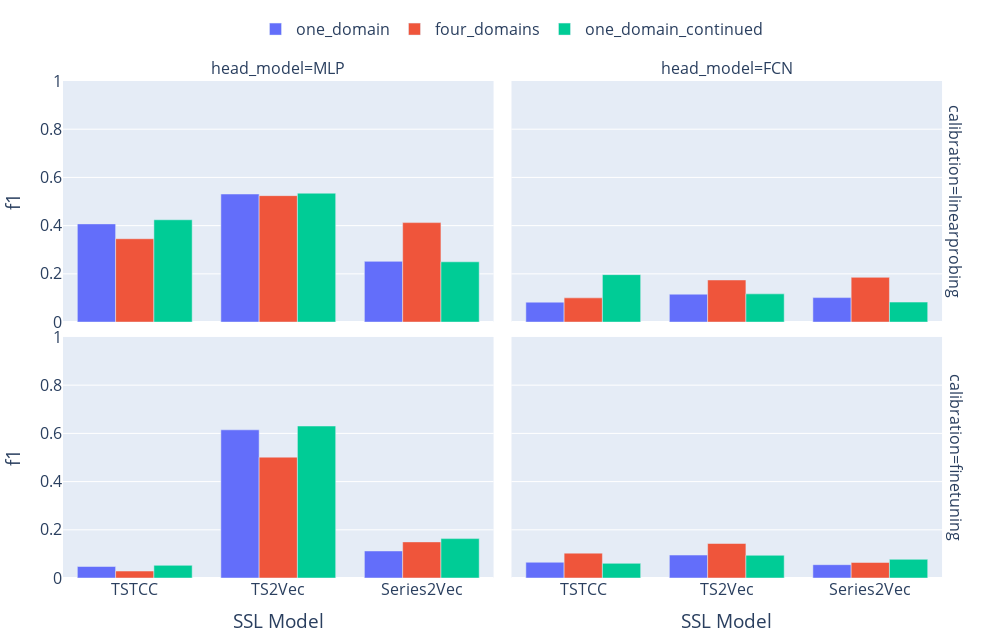

Notebook cell for this chart:
### Code cell
fig = px.bar(fragment_result, x='ssl_model', y='f1', color='scenario', 
             facet_row='calibration', facet_col='head_model', barmode='group',
             labels={'ssl_model': 'SSL Model', 'acc': 'Accuracy', 'scenario': 'Scenario'},)

fig.update_yaxes(range=[0, 1])
fig.update_layout(height=640, width=1000, font_size=16, 
                  legend_title_text="",
                  margin=dict(l=40, r=40, b=30, t=80),
                  showlegend=True,
                  legend=dict(orientation="h", yanchor="bottom", y=1.07, xanchor="center", x=0.5)
)

### Figure 1 — Plotly figure (JSON) as saved in the notebook; plotly's stock layout.template omitted (floating-point values rounded to 4 significant figures)
{"data": [{"alignmentgroup": "True", "hovertemplate": "Scenario=one_domain<br>calibration=linearprobing<br>head_model=MLP<br>SSL Model=%{x}<br>f1=%{y}<extra></extra>", "legendgroup": "one_domain", "marker": {"color": "#636efa", "pattern": {"shape": ""}}, "name": "one_domain", "offsetgroup": "one_domain", "orientation": "v", "showlegend": true, "textposition": "auto", "type": "bar", "x": ["TSTCC", "TS2Vec", "Series2Vec"], "xaxis": "x3", "y": [0.4072, 0.5312, 0.2517], "yaxis": "y3"}, {"alignmentgroup": "True", "hovertemplate": "Scenario=one_domain<br>calibration=linearprobing<br>head_model=FCN<br>SSL Model=%{x}<br>f1=%{y}<extra></extra>", "legendgroup": "one_domain", "marker": {"color": "#636efa", "pattern": {"shape": ""}}, "name": "one_domain", "offsetgroup": "one_domain", "orientation": "v", "showlegend": false, "textposition": "auto", "type": "bar", "x": ["TSTCC", "TS2Vec", "Series2Vec"], "xaxis": "x4", "y": [0.0825, 0.1155, 0.1014], "yaxis": "y4"}, {"alignmentgroup": "True", "hovertemplate": "Scenario=one_domain<br>calibration=finetuning<br>head_model=MLP<br>SSL Model=%{x}<br>f1=%{y}<extra></extra>", "legendgroup": "one_domain", "marker": {"color": "#636efa", "pattern": {"shape": ""}}, "name": "one_domain", "offsetgroup": "one_domain", "orientation": "v", "showlegend": false, "textposition": "auto", "type": "bar", "x": ["TSTCC", "TS2Vec", "Series2Vec"], "xaxis": "x", "y": [0.0477, 0.6147, 0.1122], "yaxis": "y"}, {"alignmentgroup": "True", "hovertemplate": "Scenario=one_domain<br>calibration=finetuning<br>head_model=FCN<br>SSL Model=%{x}<br>f1=%{y}<extra></extra>", "legendgroup": "one_domain", "marker": {"color": "#636efa", "pattern": {"shape": ""}}, "name": "one_domain", "offsetgroup": "one_domain", "orientation": "v", "showlegend": false, "textposition": "auto", "type": "bar", "x": ["TSTCC", "TS2Vec", "Series2Vec"], "xaxis": "x2", "y": [0.0653, 0.0952, 0.0553], "yaxis": "y2"}, {"alignmentgroup": "True", "hovertemplate": "Scenario=four_domains<br>calibration=linearprobing<br>head_model=MLP<br>SSL Model=%{x}<br>f1=%{y}<extra></extra>", "legendgroup": "four_domains", "marker": {"color": "#EF553B", "pattern": {"shape": ""}}, "name": "four_domains", "offsetgroup": "four_domains", "orientation": "v", "showlegend": true, "textposition": "auto", "type": "bar", "x": ["TSTCC", "TS2Vec", "Series2Vec"], "xaxis": "x3", "y": [0.3457, 0.5244, 0.4125], "yaxis": "y3"}, {"alignmentgroup": "True", "hovertemplate": "Scenario=four_domains<br>calibration=linearprobing<br>head_model=FCN<br>SSL Model=%{x}<br>f1=%{y}<extra></extra>", "legendgroup": "four_domains", "marker": {"color": "#EF553B", "pattern": {"shape": ""}}, "name": "four_domains", "offsetgroup": "four_domains", "orientation": "v", "showlegend": false, "textposition": "auto", "type": "bar", "x": ["TSTCC", "TS2Vec", "Series2Vec"], "xaxis": "x4", "y": [0.1003, 0.1745, 0.1855], "yaxis": "y4"}, {"alignmentgroup": "True", "hovertemplate": "Scenario=four_domains<br>calibration=finetuning<br>head_model=MLP<br>SSL Model=%{x}<br>f1=%{y}<extra></extra>", "legendgroup": "four_domains", "marker": {"color": "#EF553B", "pattern": {"shape": ""}}, "name": "four_domains", "offsetgroup": "four_domains", "orientation": "v", "showlegend": false, "textposition": "auto", "type": "bar", "x": ["TSTCC", "TS2Vec", "Series2Vec"], "xaxis": "x", "y": [0.0289, 0.5013, 0.1498], "yaxis": "y"}, {"alignmentgroup": "True", "hovertemplate": "Scenario=four_domains<br>calibration=finetuning<br>head_model=FCN<br>SSL Model=%{x}<br>f1=%{y}<extra></extra>", "legendgroup": "four_domains", "marker": {"color": "#EF553B", "pattern": {"shape": ""}}, "name": "four_domains", "offsetgroup": "four_domains", "orientation": "v", "showlegend": false, "textposition": "auto", "type": "bar", "x": ["TSTCC", "TS2Vec", "Series2Vec"], "xaxis": "x2", "y": [0.1032, 0.1431, 0.0645], "yaxis": "y2"}, {"alignmentgroup": "True", "hovertemplate": "Scenario=one_domain_continued<br>calibration=linearprobing<br>head_model=MLP<br>SSL Model=%{x}<br>f1=%{y}<extra></extra>", "legendgroup": "one_domain_continued", "marker": {"color": "#00cc96", "pattern": {"shape": ""}}, "name": "one_domain_continued", "offsetgroup": "one_domain_continued", "orientation": "v", "showlegend": true, "textposition": "auto", "type": "bar", "x": ["Series2Vec", "TS2Vec", "TSTCC"], "xaxis": "x3", "y": [0.2499, 0.5345, 0.4243], "yaxis": "y3"}, {"alignmentgroup": "True", "hovertemplate": "Scenario=one_domain_continued<br>calibration=linearprobing<br>head_model=FCN<br>SSL Model=%{x}<br>f1=%{y}<extra></extra>", "legendgroup": "one_domain_continued", "marker": {"color": "#00cc96", "pattern": {"shape": ""}}, "name": "one_domain_continued", "offsetgroup": "one_domain_continued", "orientation": "v", "showlegend": false, "textposition": "auto", "type": "bar", "x": ["Series2Vec", "TS2Vec", "TSTCC"], "xaxis": "x4", "y": [0.0828, 0.1169, 0.1967], "yaxis": "y4"}, {"alignmentgroup": "True", "hovertemplate": "Scenario=one_domain_continued<br>calibration=finetuning<br>head_model=MLP<br>SSL Model=%{x}<br>f1=%{y}<extra></extra>", "legendgroup": "one_domain_continued", "marker": {"color": "#00cc96", "pattern": {"shape": ""}}, "name": "one_domain_continued", "offsetgroup": "one_domain_continued", "orientation": "v", "showlegend": false, "textposition": "auto", "type": "bar", "x": ["Series2Vec", "TS2Vec", "TSTCC"], "xaxis": "x", "y": [0.1634, 0.6305, 0.0525], "yaxis": "y"}, {"alignmentgroup": "True", "hovertemplate": "Scenario=one_domain_continued<br>calibration=finetuning<br>head_model=FCN<br>SSL Model=%{x}<br>f1=%{y}<extra></extra>", "legendgroup": "one_domain_continued", "marker": {"color": "#00cc96", "pattern": {"shape": ""}}, "name": "one_domain_continued", "offsetgroup": "one_domain_continued", "orientation": "v", "showlegend": false, "textposition": "auto", "type": "bar", "x": ["Series2Vec", "TS2Vec", "TSTCC"], "xaxis": "x2", "y": [0.0775, 0.0942, 0.0608], "yaxis": "y2"}], "layout": {"annotations": [{"font": {}, "showarrow": false, "text": "head_model=MLP", "x": 0.24, "xanchor": "center", "xref": "paper", "y": 1, "yanchor": "bottom", "yref": "paper"}, {"font": {}, "showarrow": false, "text": "head_model=FCN", "x": 0.74, "xanchor": "center", "xref": "paper", "y": 1, "yanchor": "bottom", "yref": "paper"}, {"font": {}, "showarrow": false, "text": "calibration=finetuning", "textangle": 90, "x": 0.98, "xanchor": "left", "xref": "paper", "y": 0.2425, "yanchor": "middle", "yref": "paper"}, {"font": {}, "showarrow": false, "text": "calibration=linearprobing", "textangle": 90, "x": 0.98, "xanchor": "left", "xref": "paper", "y": 0.7575, "yanchor": "middle", "yref": "paper"}], "barmode": "group", "font": {"size": 16}, "height": 640, "legend": {"orientation": "h", "title": {"text": ""}, "tracegroupgap": 0, "x": 0.5, "xanchor": "center", "y": 1.07, "yanchor": "bottom"}, "margin": {"b": 30, "l": 40, "r": 40, "t": 80}, "showlegend": true, "width": 1000, "xaxis": {"anchor": "y", "domain": [0, 0.48], "title": {"text": "SSL Model"}}, "xaxis2": {"anchor": "y2", "domain": [0.5, 0.98], "matches": "x", "title": {"text": "SSL Model"}}, "xaxis3": {"anchor": "y3", "domain": [0, 0.48], "matches": "x", "showticklabels": false}, "xaxis4": {"anchor": "y4", "domain": [0.5, 0.98], "matches": "x", "showticklabels": false}, "yaxis": {"anchor": "x", "domain": [0, 0.485], "range": [0, 1], "title": {"text": "f1"}}, "yaxis2": {"anchor": "x2", "domain": [0, 0.485], "matches": "y", "range": [0, 1], "showticklabels": false}, "yaxis3": {"anchor": "x3", "domain": [0.515, 1], "matches": "y", "range": [0, 1], "title": {"text": "f1"}}, "yaxis4": {"anchor": "x4", "domain": [0.515, 1], "matches": "y", "range": [0, 1], "showticklabels": false}}}
